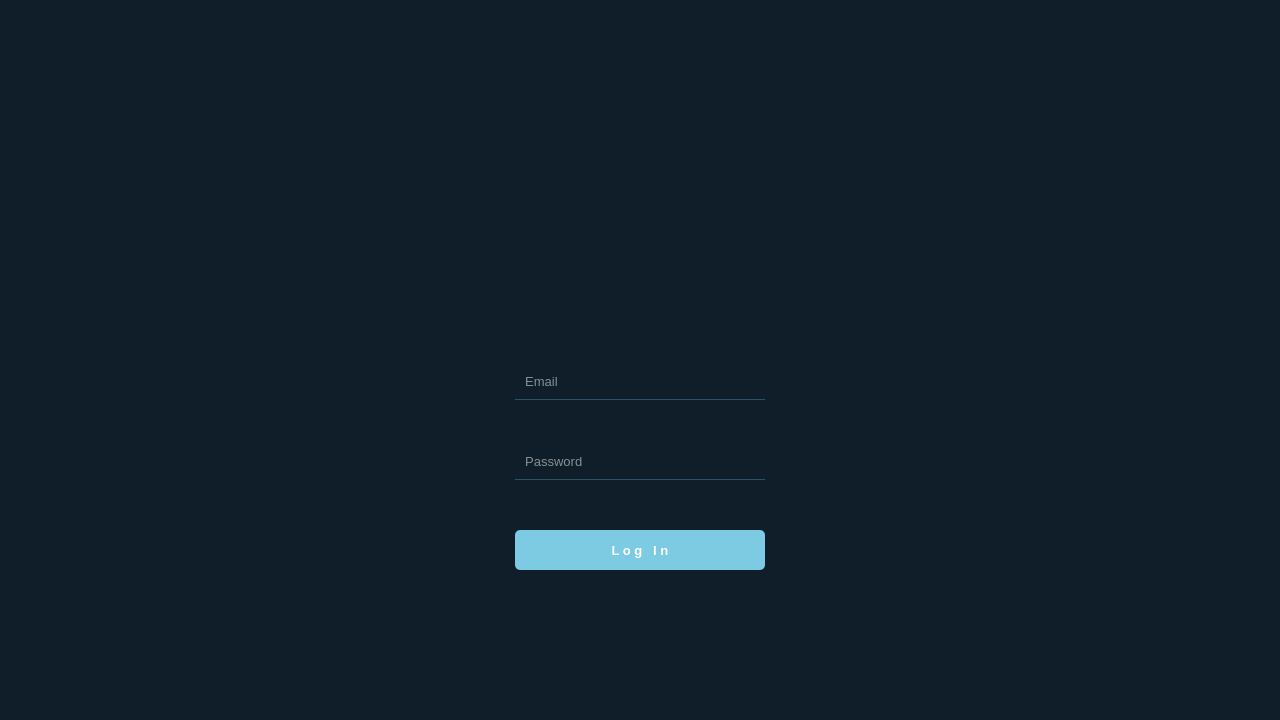
<?xml version="1.0" encoding="UTF-8"?>
<ui version="4.0">
 <class>Form</class>
 <widget class="QWidget" name="Form">
  <property name="geometry">
   <rect>
    <x>0</x>
    <y>0</y>
    <width>1280</width>
    <height>720</height>
   </rect>
  </property>
  <property name="windowTitle">
   <string>Form</string>
  </property>
  <property name="styleSheet">
   <string notr="true">QPushButton#pushButton{
background-color:rgba(2, 65, 118, 255);
color:rgba(255, 255, 255, 200);
border-radius:5px;
}
QPushButton#pushButton:pressed{
padding-left:5px;
padding-top:5px;
background-color:rgba(2, 65, 118, 100);
background-position:calc(100% - 10px)center;
}
QPushButton#pushButton:hover{
background-color:rgba(2, 65, 118, 200);
}</string>
  </property>
  <widget class="QWidget" name="Loginframe" native="true">
   <property name="geometry">
    <rect>
     <x>0</x>
     <y>0</y>
     <width>1280</width>
     <height>720</height>
    </rect>
   </property>
   <property name="styleSheet">
    <string notr="true">background-color:rgba(16, 30, 41 240)</string>
   </property>
   <widget class="QLineEdit" name="email_input">
    <property name="geometry">
     <rect>
      <x>515</x>
      <y>370</y>
      <width>250</width>
      <height>30</height>
     </rect>
    </property>
    <property name="font">
     <font>
      <pointsize>10</pointsize>
     </font>
    </property>
    <property name="styleSheet">
     <string notr="true">background-color:rgba(0, 0, 0, 0);
border:1px solid rgba(0, 0, 0, 0);
border-bottom-color:rgba(46, 82, 101, 255);
color:rgb(255, 255, 255);
padding-bottom:7px</string>
    </property>
    <property name="placeholderText">
     <string>  Email</string>
    </property>
   </widget>
   <widget class="QLineEdit" name="password_input">
    <property name="geometry">
     <rect>
      <x>515</x>
      <y>450</y>
      <width>250</width>
      <height>30</height>
     </rect>
    </property>
    <property name="font">
     <font>
      <pointsize>10</pointsize>
     </font>
    </property>
    <property name="styleSheet">
     <string notr="true">background-color:rgba(0, 0, 0, 0);
border:1px solid rgba(0, 0, 0, 0);
border-bottom-color:rgba(46, 82, 101, 255);
color:rgb(255, 255, 255);
padding-bottom:7px</string>
    </property>
    <property name="echoMode">
     <enum>QLineEdit::Password</enum>
    </property>
    <property name="placeholderText">
     <string>  Password</string>
    </property>
   </widget>
   <widget class="QPushButton" name="login_btn">
    <property name="geometry">
     <rect>
      <x>515</x>
      <y>530</y>
      <width>250</width>
      <height>40</height>
     </rect>
    </property>
    <property name="font">
     <font>
      <pointsize>10</pointsize>
      <weight>75</weight>
      <bold>true</bold>
     </font>
    </property>
    <property name="styleSheet">
     <string notr="true">color: rgb(255, 255, 255);
border-color: rgb(255, 255, 255) ;
background-color: rgb(125, 203, 227);
selection-background-color: rgb(172, 224, 249);
border-radius: 5px;
</string>
    </property>
    <property name="text">
     <string>L o g   I n</string>
    </property>
    <property name="checkable">
     <bool>false</bool>
    </property>
    <property name="default">
     <bool>false</bool>
    </property>
   </widget>
   <widget class="QLabel" name="label">
    <property name="geometry">
     <rect>
      <x>515</x>
      <y>50</y>
      <width>250</width>
      <height>250</height>
     </rect>
    </property>
    <property name="sizePolicy">
     <sizepolicy hsizetype="Fixed" vsizetype="Fixed">
      <horstretch>0</horstretch>
      <verstretch>0</verstretch>
     </sizepolicy>
    </property>
    <property name="minimumSize">
     <size>
      <width>250</width>
      <height>250</height>
     </size>
    </property>
    <property name="maximumSize">
     <size>
      <width>250</width>
      <height>250</height>
     </size>
    </property>
    <property name="layoutDirection">
     <enum>Qt::LeftToRight</enum>
    </property>
    <property name="text">
     <string/>
    </property>
    <property name="pixmap">
     <pixmap>9750963.png</pixmap>
    </property>
    <property name="scaledContents">
     <bool>true</bool>
    </property>
    <property name="alignment">
     <set>Qt::AlignHCenter|Qt::AlignTop</set>
    </property>
    <property name="wordWrap">
     <bool>false</bool>
    </property>
    <property name="textInteractionFlags">
     <set>Qt::NoTextInteraction</set>
    </property>
   </widget>
  </widget>
 </widget>
 <resources/>
 <connections/>
</ui>
